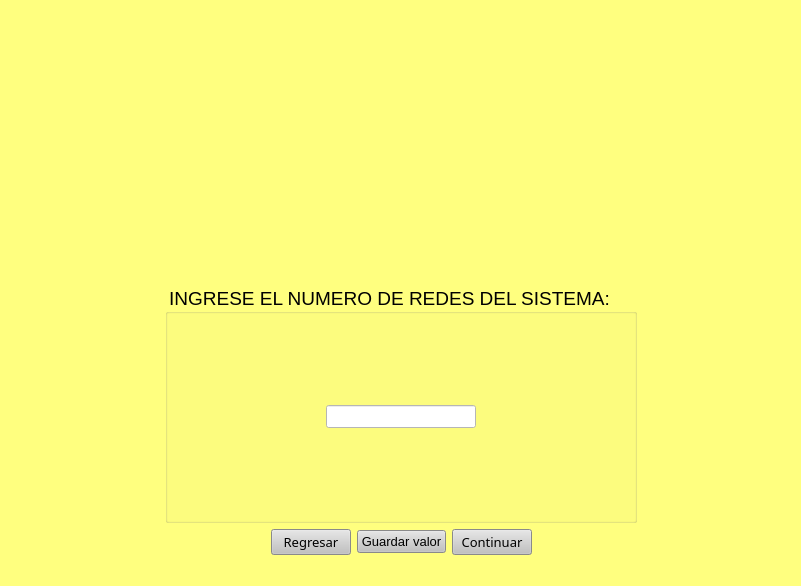
<?xml version="1.0" encoding="UTF-8"?>
<ui version="4.0">
 <class>MainWindow</class>
 <widget class="QMainWindow" name="MainWindow">
  <property name="geometry">
   <rect>
    <x>0</x>
    <y>0</y>
    <width>801</width>
    <height>586</height>
   </rect>
  </property>
  <property name="windowTitle">
   <string>MainWindow</string>
  </property>
  <property name="styleSheet">
   <string notr="true">background-color: rgb(255, 255, 127);</string>
  </property>
  <widget class="QWidget" name="centralwidget">
   <layout class="QGridLayout" name="gridLayout_3">
    <item row="0" column="0">
     <spacer name="horizontalSpacer_11">
      <property name="orientation">
       <enum>Qt::Horizontal</enum>
      </property>
      <property name="sizeHint" stdset="0">
       <size>
        <width>40</width>
        <height>20</height>
       </size>
      </property>
     </spacer>
    </item>
    <item row="0" column="2">
     <spacer name="horizontalSpacer_12">
      <property name="orientation">
       <enum>Qt::Horizontal</enum>
      </property>
      <property name="sizeHint" stdset="0">
       <size>
        <width>40</width>
        <height>20</height>
       </size>
      </property>
     </spacer>
    </item>
    <item row="0" column="1">
     <layout class="QGridLayout" name="gridLayout_2">
      <item row="0" column="0">
       <widget class="QLabel" name="label">
        <property name="styleSheet">
         <string notr="true">image: url(:/Logo/LogoU.png);</string>
        </property>
        <property name="text">
         <string/>
        </property>
       </widget>
      </item>
      <item row="1" column="0">
       <layout class="QVBoxLayout" name="verticalLayout_2">
        <item>
         <widget class="QGroupBox" name="groupBox">
          <property name="font">
           <font>
            <family>MS Shell Dlg 2</family>
            <pointsize>14</pointsize>
            <weight>50</weight>
            <bold>false</bold>
           </font>
          </property>
          <property name="styleSheet">
           <string notr="true">background-color: rgb(255, 255, 127);
border-color: rgb(255, 0, 0);</string>
          </property>
          <property name="title">
           <string>INGRESE EL NUMERO DE REDES DEL SISTEMA:</string>
          </property>
          <layout class="QGridLayout" name="gridLayout">
           <item row="1" column="1">
            <widget class="QLineEdit" name="lineEdit_F">
             <property name="font">
              <font>
               <pointsize>10</pointsize>
              </font>
             </property>
             <property name="styleSheet">
              <string notr="true">background-color: rgb(255, 255, 255);</string>
             </property>
            </widget>
           </item>
           <item row="1" column="0">
            <spacer name="horizontalSpacer_7">
             <property name="orientation">
              <enum>Qt::Horizontal</enum>
             </property>
             <property name="sizeHint" stdset="0">
              <size>
               <width>40</width>
               <height>20</height>
              </size>
             </property>
            </spacer>
           </item>
           <item row="1" column="2">
            <spacer name="horizontalSpacer_8">
             <property name="orientation">
              <enum>Qt::Horizontal</enum>
             </property>
             <property name="sizeHint" stdset="0">
              <size>
               <width>40</width>
               <height>20</height>
              </size>
             </property>
            </spacer>
           </item>
          </layout>
         </widget>
        </item>
        <item>
         <layout class="QHBoxLayout" name="horizontalLayout_3">
          <item>
           <spacer name="horizontalSpacer_5">
            <property name="font">
             <font>
              <pointsize>10</pointsize>
             </font>
            </property>
            <property name="orientation">
             <enum>Qt::Horizontal</enum>
            </property>
            <property name="sizeHint" stdset="0">
             <size>
              <width>40</width>
              <height>20</height>
             </size>
            </property>
           </spacer>
          </item>
          <item>
           <widget class="QPushButton" name="pushButton_R">
            <property name="font">
             <font>
              <family>SolidWorks GDT</family>
              <pointsize>10</pointsize>
             </font>
            </property>
            <property name="styleSheet">
             <string notr="true">background-color: rgb(193, 193, 193);</string>
            </property>
            <property name="text">
             <string>Regresar</string>
            </property>
           </widget>
          </item>
          <item>
           <widget class="QPushButton" name="pushButton_G">
            <property name="font">
             <font>
              <pointsize>10</pointsize>
             </font>
            </property>
            <property name="styleSheet">
             <string notr="true">background-color: rgb(193, 193, 193);</string>
            </property>
            <property name="text">
             <string>Guardar valor</string>
            </property>
           </widget>
          </item>
          <item>
           <widget class="QPushButton" name="pushButton_C">
            <property name="font">
             <font>
              <family>SolidWorks GDT</family>
              <pointsize>10</pointsize>
             </font>
            </property>
            <property name="styleSheet">
             <string notr="true">background-color: rgb(193, 193, 193);</string>
            </property>
            <property name="text">
             <string>Continuar</string>
            </property>
           </widget>
          </item>
          <item>
           <spacer name="horizontalSpacer_6">
            <property name="font">
             <font>
              <pointsize>10</pointsize>
             </font>
            </property>
            <property name="orientation">
             <enum>Qt::Horizontal</enum>
            </property>
            <property name="sizeHint" stdset="0">
             <size>
              <width>40</width>
              <height>20</height>
             </size>
            </property>
           </spacer>
          </item>
         </layout>
        </item>
       </layout>
      </item>
     </layout>
    </item>
   </layout>
  </widget>
  <widget class="QMenuBar" name="menubar">
   <property name="geometry">
    <rect>
     <x>0</x>
     <y>0</y>
     <width>801</width>
     <height>21</height>
    </rect>
   </property>
  </widget>
  <widget class="QStatusBar" name="statusbar"/>
 </widget>
 <resources>
  <include location="LogoU.qrc"/>
 </resources>
 <connections/>
</ui>
